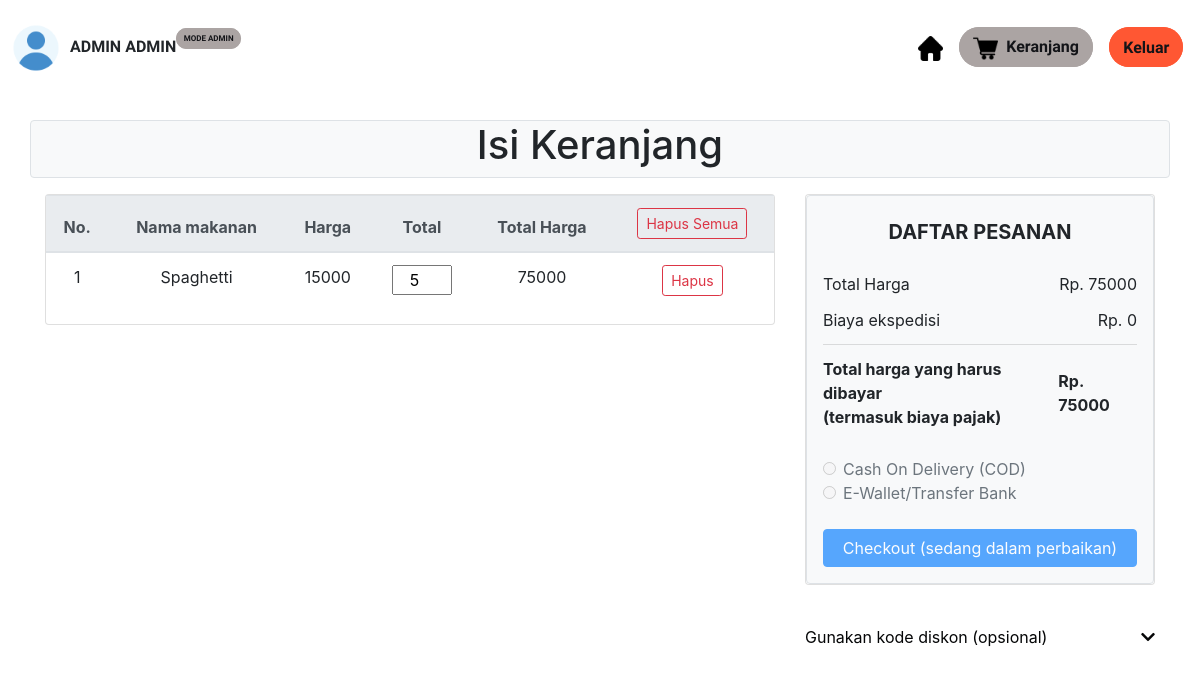
/cart.php (signed in), run on the app's committed database.
### tables this page shows
CREATE TABLE `cart` (
  `id` int(11) NOT NULL,
  `menu_name` varchar(255) NOT NULL,
  `user_id` int(11) NOT NULL,
  `menu_id` int(11) NOT NULL,
  `menu_price` int(11) NOT NULL,
  `quantity` int(11) NOT NULL
);

### cart.php (the view, shortened to what this page needs)
<!doctype html>
<html lang="en">
<head>
    <link rel="stylesheet" href="https://stackpath.bootstrapcdn.com/bootstrap/4.4.1/css/bootstrap.min.css">
    <link rel="stylesheet" href="https://use.fontawesome.com/releases/v5.8.2/css/all.css">
</head>
<body>
    <?php require "config.php"?>
    <?php require "navbar.php"?>
    <?php
    if(isset($_COOKIE["user_id"])){
    ?>
    <div class="container" id="cont">
        <div class="row">
            <div class="col-lg-12 text-center border rounded bg-light my-3">
                <h1>Isi Keranjang</h1>
            </div>
            <div class="col-lg-8">
                <div class="card wish-list mb-3">
                    <table class="table text-center">
                        <thead class="thead-light">
                            <tr>
                                <th scope="col">No.</th>
                                <th scope="col">Nama makanan</th>
                                <th scope="col">Harga</th>
                                <th scope="col">Total</th>
                                <th scope="col">Total Harga</th>
                                <th scope="col">
                                    <form action="partials/_manageCart.php" method="POST">
                                        <button name="removeAllItem" class="btn btn-sm btn-outline-danger">Hapus Semua</button>
                                        <input type="hidden" name="userId" value="<?php $userId = $_COOKIE['user_id']; echo $userId ?>">
                                    </form>
                                </th>
                            </tr>
                        </thead>
                        <tbody>
                            <?php
                                $sql = "SELECT * FROM `cart` WHERE `user_id`= $userId";
                                $result = mysqli_query($conn, $sql);
                                $counter = 0;
                                $totalPrice = 0;
                                while($row = mysqli_fetch_assoc($result)){
                                    $foodId = $row['id'];
                                    $quantity = $row['quantity'];
                                    $foodName = $row['menu_name'];
                                    $foodPrice = $row['menu_price'];
                                    $total = $foodPrice * $quantity;
                                    $counter++;
                                    $totalPrice = $totalPrice + $total;
                                    echo '<tr>
                                            <td>' . $counter . '</td>
                                            <td>' . $foodName . '</td>
                                            <td>' . $foodPrice . '</td>
                                            <td>
                                                <form id="frm' . $foodId . '">
                                                    <input type="hidden" name="foodId" value="' . $foodId . '">
                                                    <input type="number" name="quantity" value="' . $quantity . '" class="text-center" onchange="updateCart(' . $foodId . ')" onkeyup="return false" style="width:60px" min=1 oninput="check(this)" onClick="this.select();">
                                                </form>
                                            </td>
                                            <td>' . $total . '</td>
                                            <td>
                                                <form action="partials/_manageCart.php" method="POST">
                                                    <button name="removeItem" class="btn btn-sm btn-outline-danger">Hapus</button>
                                                    <input type="hidden" name="itemId" value="'.$foodId. '">
                                                </form>
                                            </td>
                                        </tr>';
                                }
                                    ?>
                        </tbody>
                    </table>
                </div>
            </div>
            <div class="col-lg-4">
                <div class="card wish-list mb-3">
                    <div class="pt-4 border bg-light rounded p-3">
                        <h5 class="mb-3 text-uppercase font-weight-bold text-center">Daftar Pesanan</h5>
                        <ul class="list-group list-group-flush">
                            <li class="list-group-item d-flex justify-content-between align-items-center border-0 px-0 pb-0 bg-light">Total Harga<span>Rp. <?php echo $totalPrice ?></span></li>
                            <li class="list-group-item d-flex justify-content-between align-items-center px-0 bg-light">Biaya ekspedisi<span>Rp. 0</span></li>
                            <li class="list-group-item d-flex justify-content-between align-items-center border-0 px-0 mb-3 bg-light">
                                <div>
                                    <strong>Total harga yang harus dibayar</strong>
                                    <strong><p class="mb-0">(termasuk biaya pajak)</p></strong>
                                </div>
                                <span><strong>Rp. <?php echo $totalPrice ?></strong></span>
                            </li>
                        </ul>
                        <div class="form-check">
                            <input class="form-check-input" type="radio" name="flexRadioDefault" id="flexRadioDefault1" disabled>
                            <label class="form-check-label" for="flexRadioDefault1">
                                Cash On Delivery (COD)
                            </label>
                        </div>
                        <div class="form-check">
                            <input class="form-check-input" type="radio" name="flexRadioDefault1" id="flexRadioDefault1" disabled>
                            <label class="form-check-label" for="flexRadioDefault1">
                                E-Wallet/Transfer Bank
                            </label>
                        </div><br>
                        <button type="button" class="btn btn-primary btn-block" data-toggle="modal" data-target="#checkoutModal" disabled>Checkout (sedang dalam perbaikan)</button>
                    </div>
                </div>
                <div class="mb-3">
                    <div class="pt-4">
                        <a class="dark-grey-text d-flex justify-content-between" style="text-decoration: none; color: #050607;" data-toggle="collapse" href="#collapseExample"
                            aria-expanded="false" aria-controls="collapseExample">
                            Gunakan kode diskon (opsional)
                            <span><i class="fas fa-chevron-down pt-1"></i></span>
                        </a>
                    </div>
                </div>
            </div>
        </div>
    </div>
    <?php
    }
    else {
        echo '<div class="container" style="min-height : 610px;">
        <div class="alert alert-info my-3">
            <font style="font-size:22px"><center>Before checkout you need to <strong><a class="alert-link" data-toggle="modal" data-target="#loginModal">Login</a></strong></center></font>
        </div></div>';
    }
    ?>
</body>
</html>

### cart.php (style rules this page uses)
#cont { min-height : 626px; }

### data on the page
cart: menu_name "Spaghetti", menu_price "15000", quantity "5", total "75000"

### other printed values
$_COOKIE['first_name'] "ADMIN"
$_COOKIE['last_name'] "ADMIN"
$totalPrice "75000"
